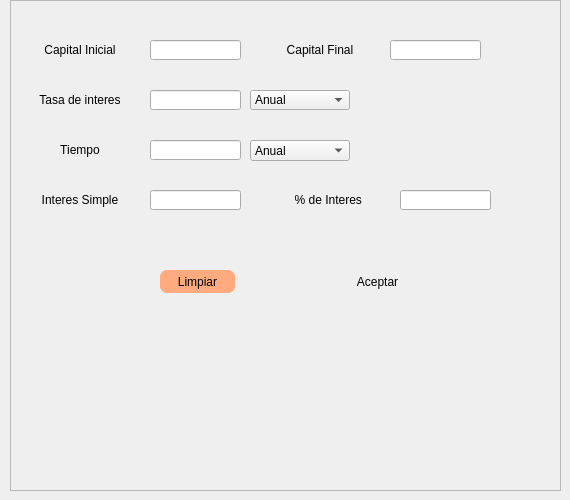
            <widget class="QWidget" name="page_uno">
             <widget class="QFrame" name="frame">
              <property name="geometry">
               <rect>
                <x>10</x>
                <y>0</y>
                <width>551</width>
                <height>491</height>
               </rect>
              </property>
              <property name="styleSheet">
               <string notr="true">QPushButton{
border-radius:7px;
}</string>
              </property>
              <property name="frameShape">
               <enum>QFrame::StyledPanel</enum>
              </property>
              <property name="frameShadow">
               <enum>QFrame::Raised</enum>
              </property>
              <widget class="QLabel" name="label_3">
               <property name="geometry">
                <rect>
                 <x>10</x>
                 <y>90</y>
                 <width>120</width>
                 <height>20</height>
                </rect>
               </property>
               <property name="styleSheet">
                <string notr="true">font: 75 12pt &quot;Arial&quot;;</string>
               </property>
               <property name="text">
                <string>Tasa de interes</string>
               </property>
               <property name="alignment">
                <set>Qt::AlignCenter</set>
               </property>
              </widget>
              <widget class="QLabel" name="label_5">
               <property name="geometry">
                <rect>
                 <x>10</x>
                 <y>140</y>
                 <width>120</width>
                 <height>20</height>
                </rect>
               </property>
               <property name="styleSheet">
                <string notr="true">font: 75 12pt &quot;Arial&quot;;</string>
               </property>
               <property name="text">
                <string>Tiempo</string>
               </property>
               <property name="alignment">
                <set>Qt::AlignCenter</set>
               </property>
              </widget>
              <widget class="QLabel" name="label_4">
               <property name="geometry">
                <rect>
                 <x>10</x>
                 <y>40</y>
                 <width>120</width>
                 <height>20</height>
                </rect>
               </property>
               <property name="styleSheet">
                <string notr="true">font: 75 12pt &quot;Arial&quot;;</string>
               </property>
               <property name="text">
                <string>Capital Inicial</string>
               </property>
               <property name="alignment">
                <set>Qt::AlignCenter</set>
               </property>
              </widget>
              <widget class="QLabel" name="label_6">
               <property name="geometry">
                <rect>
                 <x>250</x>
                 <y>40</y>
                 <width>120</width>
                 <height>20</height>
                </rect>
               </property>
               <property name="styleSheet">
                <string notr="true">font: 75 12pt &quot;Arial&quot;;</string>
               </property>
               <property name="text">
                <string>Capital Final</string>
               </property>
               <property name="alignment">
                <set>Qt::AlignCenter</set>
               </property>
              </widget>
              <widget class="QLabel" name="label_7">
               <property name="geometry">
                <rect>
                 <x>10</x>
                 <y>190</y>
                 <width>120</width>
                 <height>20</height>
                </rect>
               </property>
               <property name="styleSheet">
                <string notr="true">font: 75 12pt &quot;Arial&quot;;</string>
               </property>
               <property name="text">
                <string>Interes Simple</string>
               </property>
               <property name="alignment">
                <set>Qt::AlignCenter</set>
               </property>
              </widget>
              <widget class="QLabel" name="label_8">
               <property name="geometry">
                <rect>
                 <x>260</x>
                 <y>190</y>
                 <width>120</width>
                 <height>20</height>
                </rect>
               </property>
               <property name="styleSheet">
                <string notr="true">font: 75 9pt &quot;Arial&quot;;</string>
               </property>
               <property name="text">
                <string>% de Interes </string>
               </property>
               <property name="alignment">
                <set>Qt::AlignCenter</set>
               </property>
              </widget>
              <widget class="QComboBox" name="comboBox">
               <property name="geometry">
                <rect>
                 <x>240</x>
                 <y>140</y>
                 <width>100</width>
                 <height>21</height>
                </rect>
               </property>
               <item>
                <property name="text">
                 <string>Anual</string>
                </property>
               </item>
               <item>
                <property name="text">
                 <string>Dias</string>
                </property>
               </item>
               <item>
                <property name="text">
                 <string>Mensual</string>
                </property>
               </item>
               <item>
                <property name="text">
                 <string>Bimestral</string>
                </property>
               </item>
               <item>
                <property name="text">
                 <string>Trimestral</string>
                </property>
               </item>
               <item>
                <property name="text">
                 <string>Cuatrimestral</string>
                </property>
               </item>
               <item>
                <property name="text">
                 <string>semestral</string>
                </property>
               </item>
              </widget>
              <widget class="QComboBox" name="comboBox_2">
               <property name="geometry">
                <rect>
                 <x>240</x>
                 <y>90</y>
                 <width>100</width>
                 <height>20</height>
                </rect>
               </property>
               <item>
                <property name="text">
                 <string>Anual</string>
                </property>
               </item>
               <item>
                <property name="text">
                 <string>Dias</string>
                </property>
               </item>
               <item>
                <property name="text">
                 <string>Mensual</string>
                </property>
               </item>
               <item>
                <property name="text">
                 <string>Bimestral</string>
                </property>
               </item>
               <item>
                <property name="text">
                 <string>Trimestral</string>
                </property>
               </item>
               <item>
                <property name="text">
                 <string>Cuatrimestral</string>
                </property>
               </item>
               <item>
                <property name="text">
                 <string>semestral</string>
                </property>
               </item>
              </widget>
              <widget class="QPushButton" name="pushButton">
               <property name="geometry">
                <rect>
                 <x>150</x>
                 <y>270</y>
                 <width>75</width>
                 <height>23</height>
                </rect>
               </property>
               <property name="styleSheet">
                <string notr="true">background-color: rgb(255, 170, 127);</string>
               </property>
               <property name="text">
                <string>Limpiar</string>
               </property>
              </widget>
              <widget class="QLineEdit" name="lineEdit">
               <property name="geometry">
                <rect>
                 <x>140</x>
                 <y>40</y>
                 <width>91</width>
                 <height>20</height>
                </rect>
               </property>
              </widget>
              <widget class="QLineEdit" name="lineEdit_2">
               <property name="geometry">
                <rect>
                 <x>140</x>
                 <y>90</y>
                 <width>91</width>
                 <height>20</height>
                </rect>
               </property>
              </widget>
              <widget class="QLineEdit" name="lineEdit_3">
               <property name="geometry">
                <rect>
                 <x>140</x>
                 <y>140</y>
                 <width>91</width>
                 <height>20</height>
                </rect>
               </property>
              </widget>
              <widget class="QLineEdit" name="lineEdit_4">
               <property name="geometry">
                <rect>
                 <x>380</x>
                 <y>40</y>
                 <width>91</width>
                 <height>20</height>
                </rect>
               </property>
              </widget>
              <widget class="QLineEdit" name="lineEdit_5">
               <property name="geometry">
                <rect>
                 <x>140</x>
                 <y>190</y>
                 <width>91</width>
                 <height>20</height>
                </rect>
               </property>
              </widget>
              <widget class="QLineEdit" name="lineEdit_6">
               <property name="geometry">
                <rect>
                 <x>390</x>
                 <y>190</y>
                 <width>91</width>
                 <height>20</height>
                </rect>
               </property>
              </widget>
              <widget class="QPushButton" name="pushButton_2">
               <property name="geometry">
                <rect>
                 <x>330</x>
                 <y>270</y>
                 <width>75</width>
                 <height>23</height>
                </rect>
               </property>
               <property name="text">
                <string>Aceptar</string>
               </property>
              </widget>
             </widget>
            </widget>
